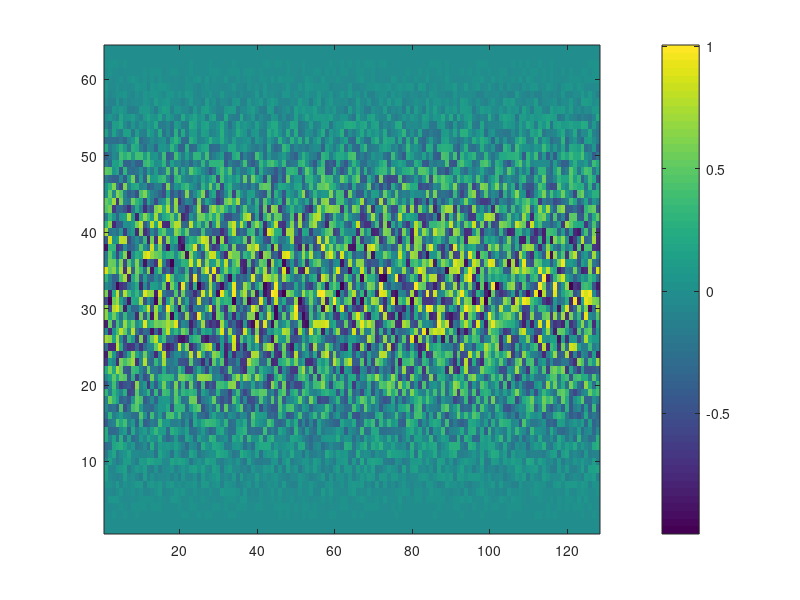
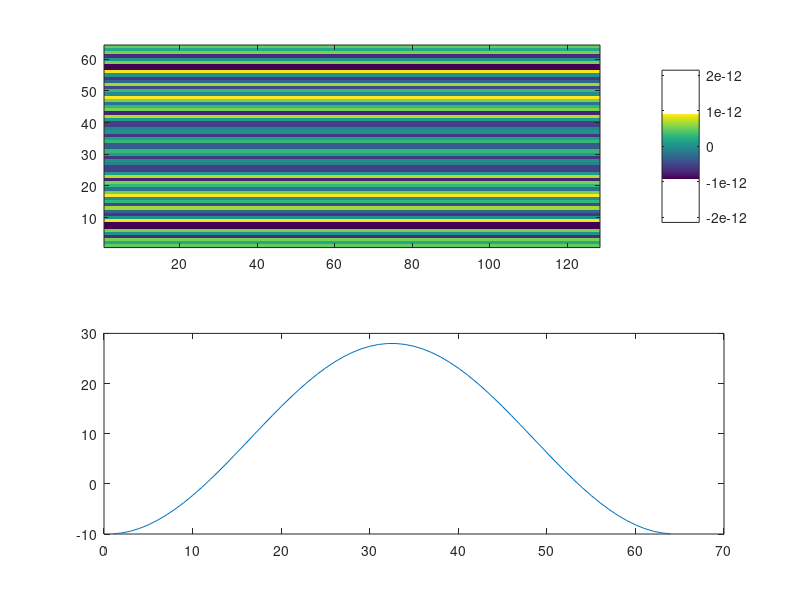

MATLAB code to generate these figures, in order:

fname='northEquatMask.bin';
nx=128; ny=64;

msk=zeros(nx,ny);
msk(:,33:36)=1.;
msk(41:nx,33:36)=2.;

%figure(1);clf;
%imagesc(msk'); set(gca,'YDir','normal');
%colorbar

%fid=fopen(fname,'w','b'); fwrite(fid,msk,'real*8'); fclose(fid);
%fprintf(['write file',fname,'\n']);

%-- cos shape SST:
yy=[1:ny]; yy=yy-mean(yy);
yy=yy*pi*2/ny;
sst=ones(nx,1)*cos(yy);
sst=273.15+9+19*sst;

var=rand([nx,ny]); var=var-mean(var(:));
var=var.*(1+ones(nx,1)*cos(yy));
figure(1);clf;
imagesc(var'); set(gca,'YDir','normal');
colorbar

noise=0.;
%noise=1.e-3;
sst=sst+noise*var;

%rDir='res_n26/';
%namf='SST.check';
%sst=rdmds([rDir,namf]);

figure(3);clf;
var=sst;
zav=mean(var); var=var-ones(nx,1)*zav;
subplot(211);
imagesc(var'); set(gca,'YDir','normal');
colorbar
subplot(212);
plot([1:ny],zav'-273.15);

%fname='SST_sym.bin';
fname='SST_cos0.bin';
%fname='SST_cos1.bin'; % with: noise=1.e-3;
fid=fopen(fname,'w','b'); fwrite(fid,sst,'real*8'); fclose(fid);
fprintf(['write file',fname,'\n']);
